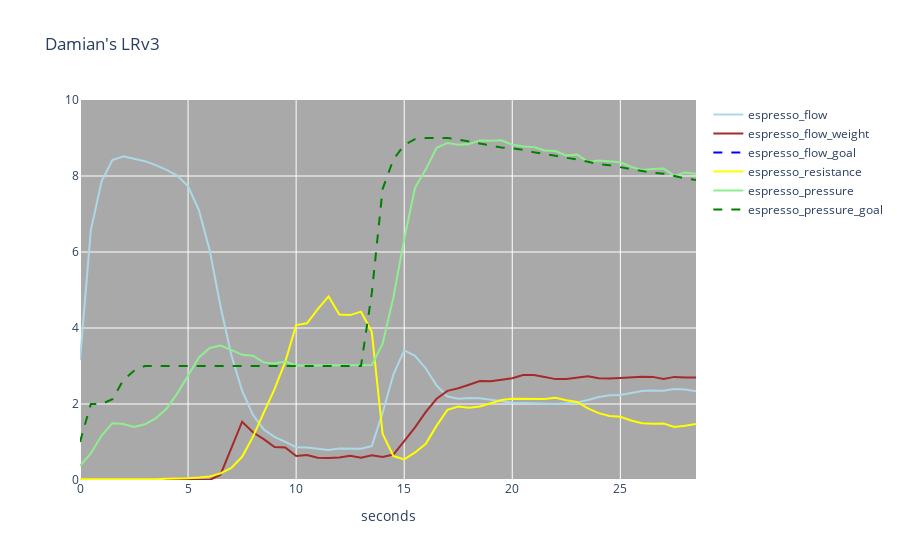

Notebook code cell kept with this figure:
### Code cell
shot = resampled_shots.loc[shot_id]
# shot = shots_series.loc[shot_id]

df = shot.copy()
df["espresso_flow_weight"] = lowess_smoothing(shot["espresso_flow_weight"], frac=0.05)
# df["espresso_resistance"] = df["espresso_flow"] / df["espresso_flow_weight"]

visualize_shot(df, time_index=None, 
               # flow_quantiles=flow_quantiles, weight_quantiles=weight_quantiles, pressure_quantiles=pressure_quantiles,
               title=profile,)
